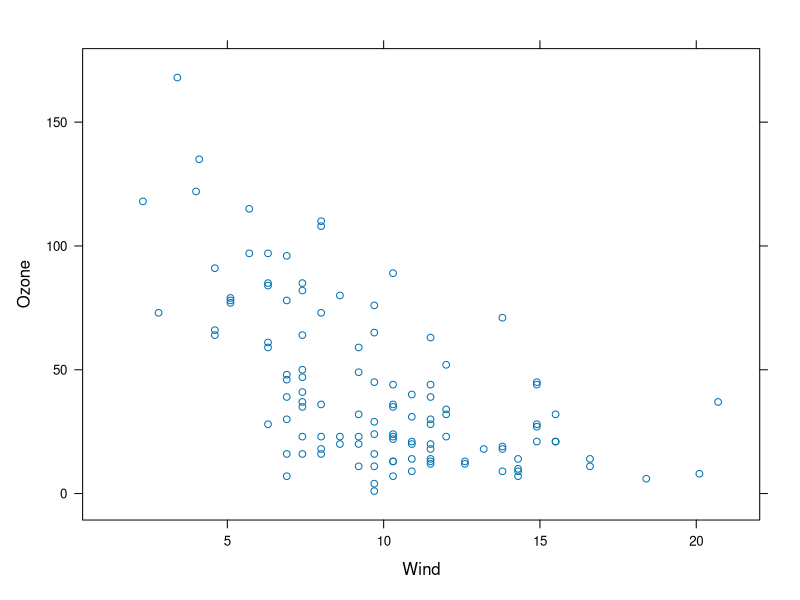
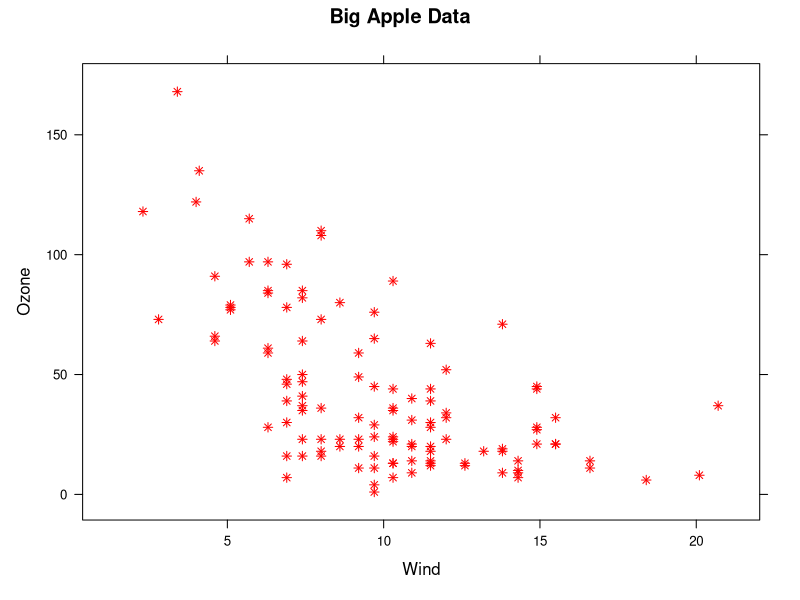
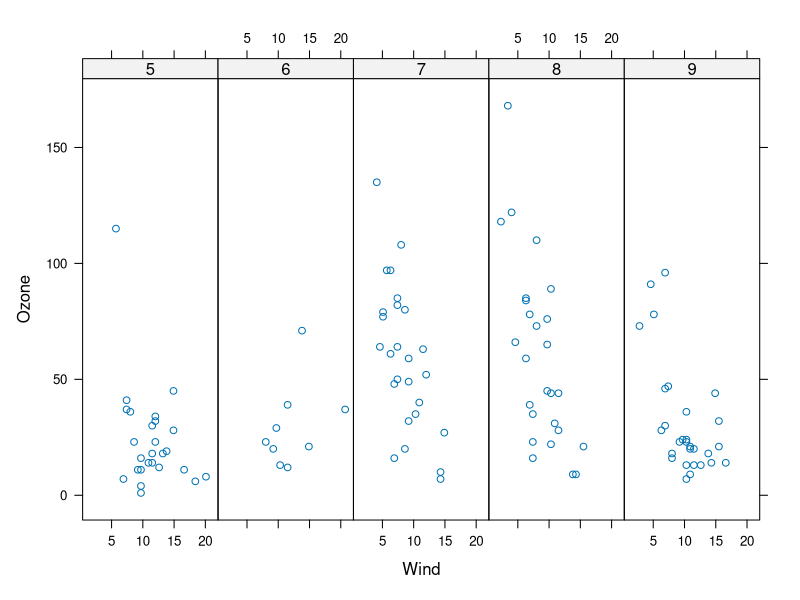
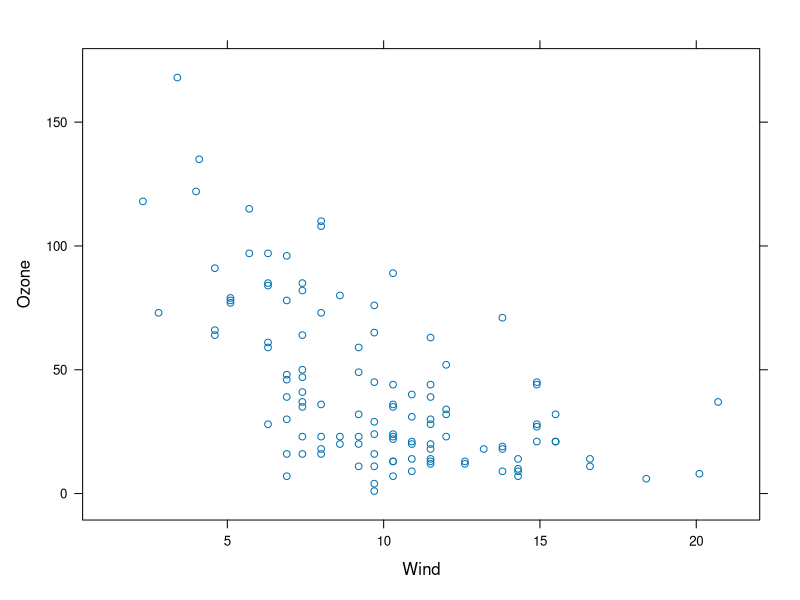
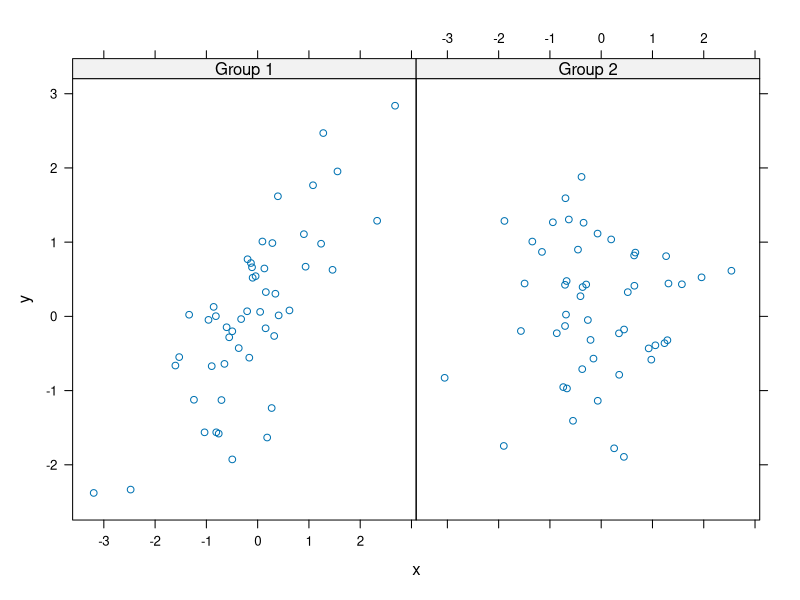
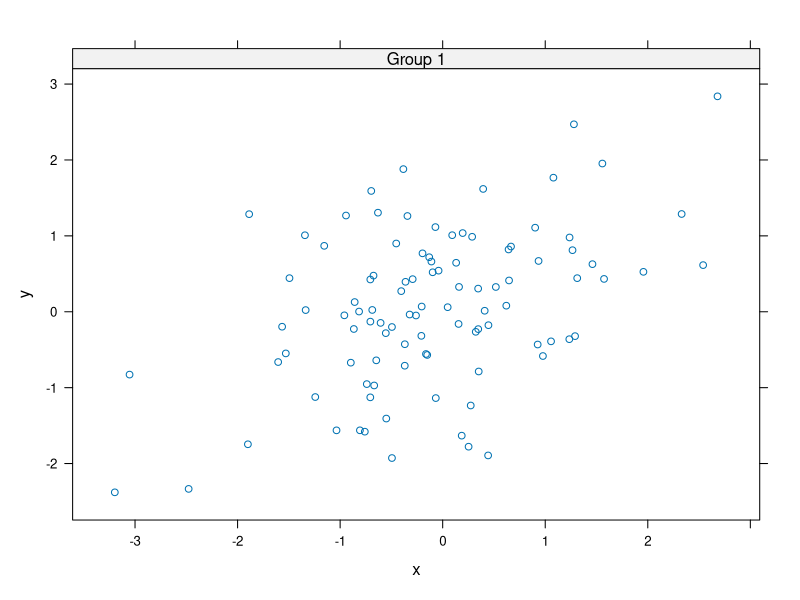
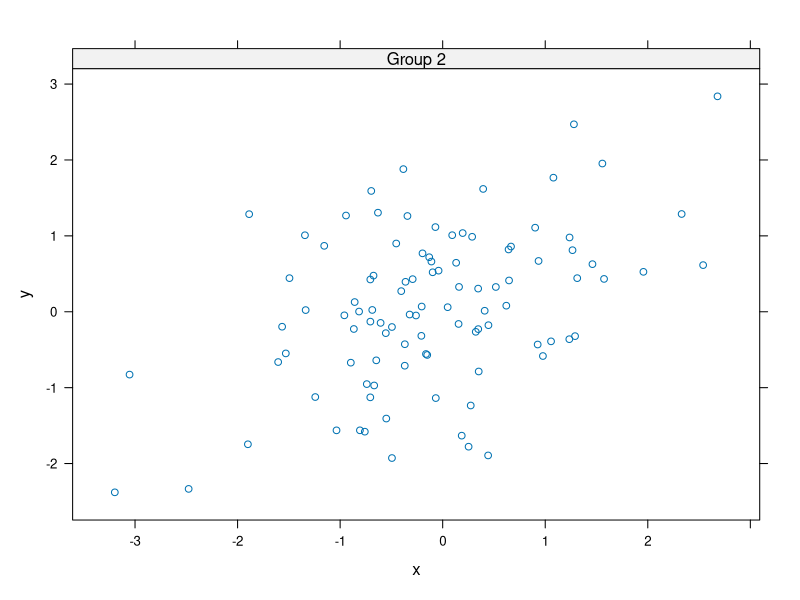
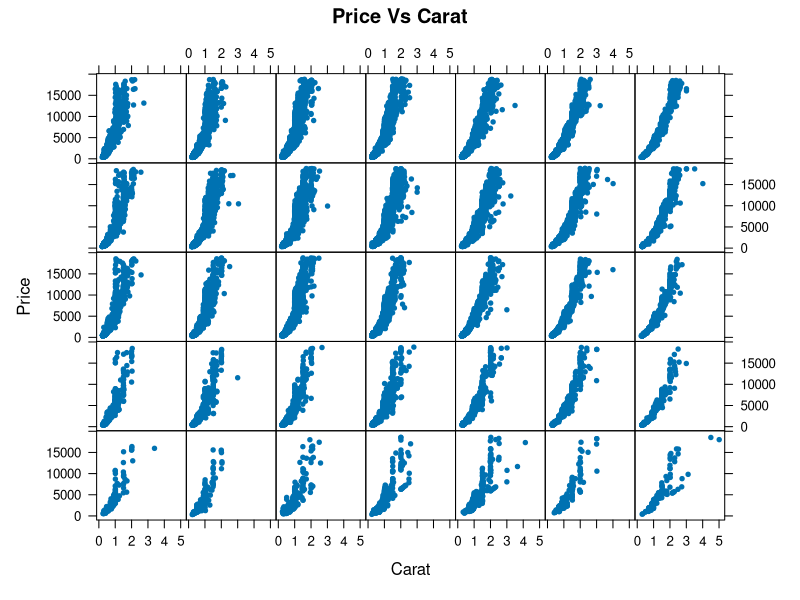

Source code (R) for these figures, in order:
## ---- chunk 1
knitr::opts_chunk$set(echo = TRUE)
## ---- chunk 2
#Load Lattice Plot
library(lattice)

# To see data
airquality<-read.csv("./data/airquality.csv")
head(airquality)

# xyplot
xyplot(Ozone~Wind,airquality)
## ---- chunk 3
# xyplot
xyplot(Ozone ~ Wind, data = airquality, pch=8, col="red",main="Big Apple Data")
## ---- chunk 4
# xyplot
xyplot(Ozone ~ Wind | as.factor(Month), data = airquality,layout=c(5,1)) 
## ---- chunk 5
# returns a trellis plot object which stored in p
# plot will not be printed
p <- xyplot(Ozone~Wind,airquality)
## ---- chunk 6
# print 'p' to print plot
print(p)
## ---- chunk 7
names(p)
## ---- chunk 8
# creating vector of all properties names
mynames<-names(p)

# creating boolean vector, myfull, which has TRUE values for non-null entries of p.

is.not.null <- function(x) !is.null(x)
myful= sapply(p, is.not.null)
for(i in mynames)
{
  myfull <- paste0(myful)
}
myfull=as.logical(myfull)

# printing properties which has non- null values
mynames[myfull]


# print the values for some non-null properties
## 1.
p[["formula"]]

## 2. 
p[["x.limits"]]
## ---- chunk 9
# creating data for x,y and z
# x has 100 random values
x<- rnorm(100)

#  first 50 values of y is a function of x and last 50 values are random. 
y<- rnorm(50)+ x[1:50]
y[51:100] <- rnorm(50)

# 100-long factor vector f which distinguishes between the first and last 50 elements of the two vectors. 

f<- gl(2,50,labels = c("Group 1","Group 2"))

table((f))
## ---- chunk 10
xyplot(y~x|f,layout=c(2,1))

## ---- chunk 11

a<-xyplot(y~x|levels(f)[1])
a

V1 <- c(range(x[f==levels(f)[1]]),range(y[f==levels(f)[1]]))

names(V1)<- c("x_min_Group_1","x_max_Group_1","y_min_Group_1","y_max_Group_1")
V1

b<-xyplot(y~x|levels(f)[2])
b

V2 <- c(range(x[f==levels(f)[2]]),range(y[f==levels(f)[2]]))

names(V2)<- c("x_min_Group_2","x_max_Group_2","y_min_Group_2","y_max_Group_2")
V2

## ---- chunk 12
# 'diamonds' dataset is built-in available in ggplot2 package
library(ggplot2)
head(diamonds)

#structure of diamonds dataset
str(diamonds)

# 20 sample values of color column
sample(diamonds$color,20)

# No. of values for each color of diamonds 
table(diamonds$color)

# diamonds color Vs diamonds cut
table(diamonds$color,diamonds$cut)
## ---- chunk 13
xyplot(price~carat | color*cut,data = diamonds,strip = FALSE, pch = 20, xlab = "Carat", ylab ="Price",main= "Price Vs Carat")

## ---- chunk 14
xyplot(price~carat | color*cut,data = diamonds,strip = TRUE, pch = 20, xlab = "Carat", ylab ="Price",main= "Price Vs Carat")

